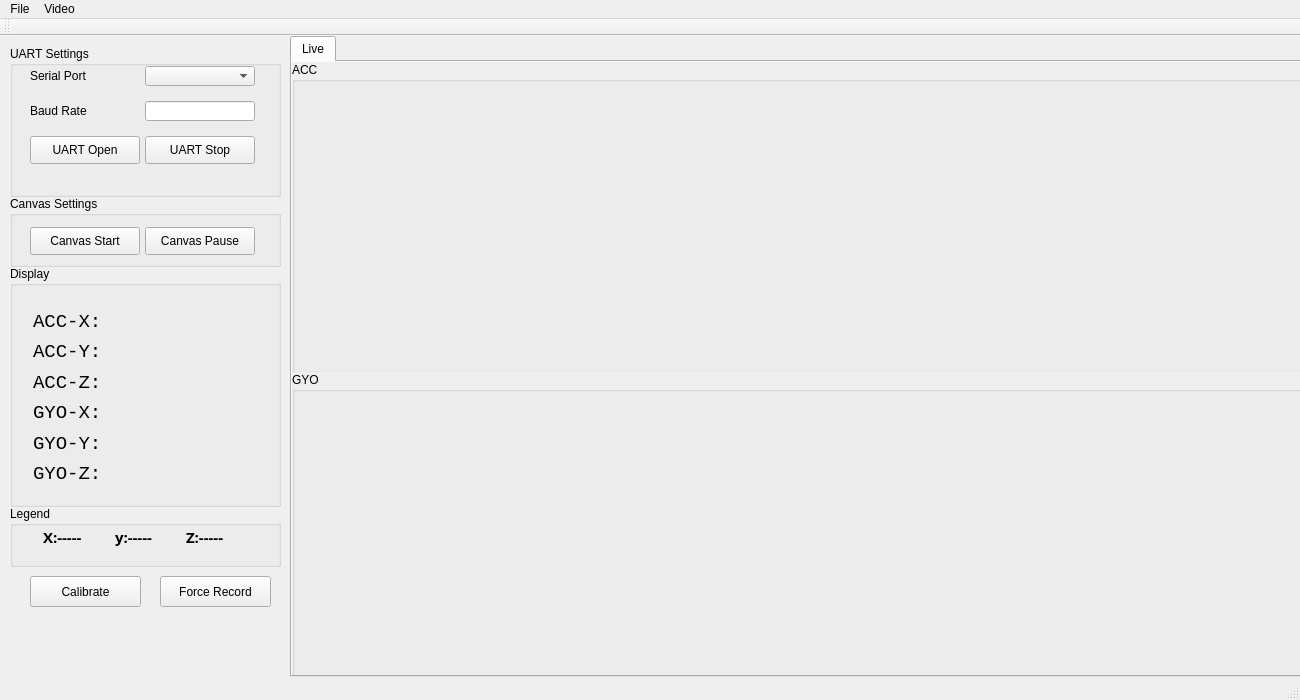
<?xml version="1.0" encoding="UTF-8"?>
<ui version="4.0">
 <class>MainWindow</class>
 <widget class="QMainWindow" name="MainWindow">
  <property name="windowModality">
   <enum>Qt::WindowModal</enum>
  </property>
  <property name="enabled">
   <bool>true</bool>
  </property>
  <property name="geometry">
   <rect>
    <x>0</x>
    <y>0</y>
    <width>1300</width>
    <height>700</height>
   </rect>
  </property>
  <property name="sizePolicy">
   <sizepolicy hsizetype="Fixed" vsizetype="Fixed">
    <horstretch>0</horstretch>
    <verstretch>0</verstretch>
   </sizepolicy>
  </property>
  <property name="cursor">
   <cursorShape>ArrowCursor</cursorShape>
  </property>
  <property name="acceptDrops">
   <bool>true</bool>
  </property>
  <property name="windowTitle">
   <string>小虾米</string>
  </property>
  <property name="windowIcon">
   <iconset>
    <normaloff>icons/form.png</normaloff>icons/form.png</iconset>
  </property>
  <property name="animated">
   <bool>false</bool>
  </property>
  <property name="tabShape">
   <enum>QTabWidget::Triangular</enum>
  </property>
  <widget class="QWidget" name="centralWidget">
   <widget class="QGroupBox" name="settings_groupBox">
    <property name="geometry">
     <rect>
      <x>10</x>
      <y>10</y>
      <width>271</width>
      <height>151</height>
     </rect>
    </property>
    <property name="title">
     <string>UART Settings</string>
    </property>
    <widget class="QWidget" name="layoutWidget">
     <property name="geometry">
      <rect>
       <x>10</x>
       <y>20</y>
       <width>241</width>
       <height>121</height>
      </rect>
     </property>
     <layout class="QGridLayout" name="gridLayout_2">
      <property name="sizeConstraint">
       <enum>QLayout::SetFixedSize</enum>
      </property>
      <property name="leftMargin">
       <number>10</number>
      </property>
      <property name="topMargin">
       <number>0</number>
      </property>
      <property name="rightMargin">
       <number>0</number>
      </property>
      <property name="bottomMargin">
       <number>0</number>
      </property>
      <property name="horizontalSpacing">
       <number>5</number>
      </property>
      <property name="verticalSpacing">
       <number>15</number>
      </property>
      <item row="1" column="1">
       <widget class="QLineEdit" name="BaudRate_lineEdit">
        <property name="maximumSize">
         <size>
          <width>110</width>
          <height>20</height>
         </size>
        </property>
       </widget>
      </item>
      <item row="0" column="1">
       <widget class="QComboBox" name="Port_num_comboBox">
        <property name="minimumSize">
         <size>
          <width>110</width>
          <height>0</height>
         </size>
        </property>
        <property name="maximumSize">
         <size>
          <width>110</width>
          <height>20</height>
         </size>
        </property>
       </widget>
      </item>
      <item row="2" column="0">
       <widget class="QPushButton" name="open_pushButton">
        <property name="minimumSize">
         <size>
          <width>110</width>
          <height>28</height>
         </size>
        </property>
        <property name="maximumSize">
         <size>
          <width>110</width>
          <height>28</height>
         </size>
        </property>
        <property name="text">
         <string>UART Open</string>
        </property>
       </widget>
      </item>
      <item row="2" column="1">
       <widget class="QPushButton" name="stop_pushButton">
        <property name="minimumSize">
         <size>
          <width>110</width>
          <height>28</height>
         </size>
        </property>
        <property name="maximumSize">
         <size>
          <width>110</width>
          <height>28</height>
         </size>
        </property>
        <property name="text">
         <string>UART Stop</string>
        </property>
       </widget>
      </item>
      <item row="1" column="0">
       <widget class="QLabel" name="HOSI_IP_Label">
        <property name="text">
         <string>Baud Rate</string>
        </property>
       </widget>
      </item>
      <item row="0" column="0">
       <widget class="QLabel" name="socket_type_label">
        <property name="text">
         <string>Serial Port</string>
        </property>
       </widget>
      </item>
     </layout>
    </widget>
   </widget>
   <widget class="QGroupBox" name="groupBox">
    <property name="geometry">
     <rect>
      <x>10</x>
      <y>230</y>
      <width>271</width>
      <height>241</height>
     </rect>
    </property>
    <property name="title">
     <string>Display</string>
    </property>
    <widget class="QWidget" name="layoutWidget">
     <property name="geometry">
      <rect>
       <x>12</x>
       <y>32</y>
       <width>231</width>
       <height>199</height>
      </rect>
     </property>
     <layout class="QGridLayout" name="gridLayout">
      <item row="0" column="0">
       <widget class="QLabel" name="label">
        <property name="font">
         <font>
          <family>Courier New</family>
          <pointsize>14</pointsize>
         </font>
        </property>
        <property name="text">
         <string>ACC-X:</string>
        </property>
       </widget>
      </item>
      <item row="0" column="1">
       <widget class="QLabel" name="acc_x_Label">
        <property name="font">
         <font>
          <family>Arial</family>
          <pointsize>14</pointsize>
          <italic>false</italic>
         </font>
        </property>
        <property name="text">
         <string/>
        </property>
       </widget>
      </item>
      <item row="1" column="0">
       <widget class="QLabel" name="label_2">
        <property name="font">
         <font>
          <family>Courier New</family>
          <pointsize>14</pointsize>
         </font>
        </property>
        <property name="text">
         <string>ACC-Y:</string>
        </property>
       </widget>
      </item>
      <item row="1" column="1">
       <widget class="QLabel" name="acc_y_Label">
        <property name="font">
         <font>
          <family>Arial</family>
          <pointsize>14</pointsize>
          <italic>false</italic>
         </font>
        </property>
        <property name="text">
         <string/>
        </property>
       </widget>
      </item>
      <item row="2" column="0">
       <widget class="QLabel" name="label_3">
        <property name="font">
         <font>
          <family>Courier New</family>
          <pointsize>14</pointsize>
         </font>
        </property>
        <property name="text">
         <string>ACC-Z:</string>
        </property>
       </widget>
      </item>
      <item row="2" column="1">
       <widget class="QLabel" name="acc_z_Label">
        <property name="font">
         <font>
          <family>Arial</family>
          <pointsize>14</pointsize>
          <italic>false</italic>
         </font>
        </property>
        <property name="text">
         <string/>
        </property>
       </widget>
      </item>
      <item row="3" column="0">
       <widget class="QLabel" name="label_4">
        <property name="font">
         <font>
          <family>Courier New</family>
          <pointsize>14</pointsize>
         </font>
        </property>
        <property name="text">
         <string>GYO-X:</string>
        </property>
       </widget>
      </item>
      <item row="3" column="1">
       <widget class="QLabel" name="gyo_x_Label">
        <property name="font">
         <font>
          <family>Arial</family>
          <pointsize>14</pointsize>
          <italic>false</italic>
         </font>
        </property>
        <property name="text">
         <string/>
        </property>
       </widget>
      </item>
      <item row="4" column="0">
       <widget class="QLabel" name="label_5">
        <property name="font">
         <font>
          <family>Courier New</family>
          <pointsize>14</pointsize>
         </font>
        </property>
        <property name="text">
         <string>GYO-Y:</string>
        </property>
       </widget>
      </item>
      <item row="4" column="1">
       <widget class="QLabel" name="gyo_y_Label">
        <property name="font">
         <font>
          <family>Arial</family>
          <pointsize>14</pointsize>
          <italic>false</italic>
         </font>
        </property>
        <property name="text">
         <string/>
        </property>
       </widget>
      </item>
      <item row="5" column="0">
       <widget class="QLabel" name="label_6">
        <property name="font">
         <font>
          <family>Courier New</family>
          <pointsize>14</pointsize>
         </font>
        </property>
        <property name="text">
         <string>GYO-Z:</string>
        </property>
       </widget>
      </item>
      <item row="5" column="1">
       <widget class="QLabel" name="gyo_z_Label">
        <property name="font">
         <font>
          <family>Arial</family>
          <pointsize>14</pointsize>
          <italic>false</italic>
         </font>
        </property>
        <property name="text">
         <string/>
        </property>
       </widget>
      </item>
     </layout>
    </widget>
   </widget>
   <widget class="QGroupBox" name="groupBox_4">
    <property name="geometry">
     <rect>
      <x>10</x>
      <y>160</y>
      <width>271</width>
      <height>71</height>
     </rect>
    </property>
    <property name="title">
     <string>Canvas Settings</string>
    </property>
    <widget class="QWidget" name="layoutWidget">
     <property name="geometry">
      <rect>
       <x>10</x>
       <y>20</y>
       <width>236</width>
       <height>41</height>
      </rect>
     </property>
     <layout class="QGridLayout" name="gridLayout_3">
      <property name="sizeConstraint">
       <enum>QLayout::SetFixedSize</enum>
      </property>
      <property name="leftMargin">
       <number>10</number>
      </property>
      <property name="horizontalSpacing">
       <number>5</number>
      </property>
      <property name="verticalSpacing">
       <number>15</number>
      </property>
      <item row="0" column="1">
       <widget class="QPushButton" name="canvas_pause_pushButton">
        <property name="minimumSize">
         <size>
          <width>110</width>
          <height>28</height>
         </size>
        </property>
        <property name="maximumSize">
         <size>
          <width>110</width>
          <height>28</height>
         </size>
        </property>
        <property name="text">
         <string>Canvas Pause</string>
        </property>
       </widget>
      </item>
      <item row="0" column="0">
       <widget class="QPushButton" name="canvas_start_pushButton">
        <property name="minimumSize">
         <size>
          <width>110</width>
          <height>28</height>
         </size>
        </property>
        <property name="maximumSize">
         <size>
          <width>110</width>
          <height>28</height>
         </size>
        </property>
        <property name="text">
         <string>Canvas Start</string>
        </property>
       </widget>
      </item>
     </layout>
    </widget>
   </widget>
   <widget class="QTabWidget" name="tabWidget">
    <property name="geometry">
     <rect>
      <x>290</x>
      <y>0</y>
      <width>1301</width>
      <height>641</height>
     </rect>
    </property>
    <property name="contextMenuPolicy">
     <enum>Qt::NoContextMenu</enum>
    </property>
    <property name="autoFillBackground">
     <bool>true</bool>
    </property>
    <property name="currentIndex">
     <number>0</number>
    </property>
    <widget class="QWidget" name="tab_1">
     <attribute name="title">
      <string>Live</string>
     </attribute>
     <widget class="QGroupBox" name="acc_groupBox">
      <property name="geometry">
       <rect>
        <x>0</x>
        <y>0</y>
        <width>1011</width>
        <height>311</height>
       </rect>
      </property>
      <property name="cursor">
       <cursorShape>CrossCursor</cursorShape>
      </property>
      <property name="autoFillBackground">
       <bool>true</bool>
      </property>
      <property name="title">
       <string>ACC</string>
      </property>
     </widget>
     <widget class="QGroupBox" name="gyo_groupBox">
      <property name="geometry">
       <rect>
        <x>0</x>
        <y>310</y>
        <width>1011</width>
        <height>311</height>
       </rect>
      </property>
      <property name="cursor">
       <cursorShape>CrossCursor</cursorShape>
      </property>
      <property name="autoFillBackground">
       <bool>true</bool>
      </property>
      <property name="title">
       <string>GYO</string>
      </property>
     </widget>
    </widget>
   </widget>
   <widget class="QPushButton" name="recordButton">
    <property name="geometry">
     <rect>
      <x>160</x>
      <y>540</y>
      <width>111</width>
      <height>31</height>
     </rect>
    </property>
    <property name="text">
     <string>Force Record</string>
    </property>
    <property name="shortcut">
     <string>Space</string>
    </property>
   </widget>
   <widget class="QGroupBox" name="groupBox_2">
    <property name="enabled">
     <bool>true</bool>
    </property>
    <property name="geometry">
     <rect>
      <x>10</x>
      <y>470</y>
      <width>271</width>
      <height>61</height>
     </rect>
    </property>
    <property name="title">
     <string>Legend</string>
    </property>
    <widget class="QWidget" name="layoutWidget">
     <property name="geometry">
      <rect>
       <x>22</x>
       <y>10</y>
       <width>231</width>
       <height>41</height>
      </rect>
     </property>
     <layout class="QGridLayout" name="gridLayout_4">
      <item row="0" column="0">
       <widget class="QLabel" name="x_legend_label">
        <property name="font">
         <font>
          <family>Yu Gothic UI Semibold</family>
          <pointsize>11</pointsize>
          <weight>75</weight>
          <italic>false</italic>
          <bold>true</bold>
         </font>
        </property>
        <property name="mouseTracking">
         <bool>false</bool>
        </property>
        <property name="text">
         <string>X:-----</string>
        </property>
        <property name="wordWrap">
         <bool>false</bool>
        </property>
        <property name="textInteractionFlags">
         <set>Qt::LinksAccessibleByMouse|Qt::TextEditable</set>
        </property>
       </widget>
      </item>
      <item row="0" column="1">
       <widget class="QLabel" name="y_legend_label">
        <property name="font">
         <font>
          <family>Yu Gothic UI Semibold</family>
          <pointsize>11</pointsize>
          <weight>75</weight>
          <italic>false</italic>
          <bold>true</bold>
         </font>
        </property>
        <property name="mouseTracking">
         <bool>false</bool>
        </property>
        <property name="text">
         <string>y:-----</string>
        </property>
        <property name="wordWrap">
         <bool>false</bool>
        </property>
        <property name="textInteractionFlags">
         <set>Qt::LinksAccessibleByMouse|Qt::TextEditable</set>
        </property>
       </widget>
      </item>
      <item row="0" column="2">
       <widget class="QLabel" name="z_legend_label">
        <property name="font">
         <font>
          <family>Yu Gothic UI Semibold</family>
          <pointsize>11</pointsize>
          <weight>75</weight>
          <italic>false</italic>
          <bold>true</bold>
         </font>
        </property>
        <property name="mouseTracking">
         <bool>false</bool>
        </property>
        <property name="text">
         <string>Z:-----</string>
        </property>
        <property name="wordWrap">
         <bool>false</bool>
        </property>
        <property name="textInteractionFlags">
         <set>Qt::LinksAccessibleByMouse|Qt::TextEditable</set>
        </property>
       </widget>
      </item>
     </layout>
    </widget>
   </widget>
   <widget class="QPushButton" name="calibrateButton">
    <property name="geometry">
     <rect>
      <x>30</x>
      <y>540</y>
      <width>111</width>
      <height>31</height>
     </rect>
    </property>
    <property name="text">
     <string>Calibrate</string>
    </property>
   </widget>
  </widget>
  <widget class="QMenuBar" name="menuBar">
   <property name="geometry">
    <rect>
     <x>0</x>
     <y>0</y>
     <width>1300</width>
     <height>23</height>
    </rect>
   </property>
   <widget class="QMenu" name="menuFile">
    <property name="title">
     <string>File</string>
    </property>
    <addaction name="actionExit"/>
    <addaction name="actionUpdate_uart_port"/>
   </widget>
   <widget class="QMenu" name="menuVideo">
    <property name="title">
     <string>Video</string>
    </property>
   </widget>
   <addaction name="menuFile"/>
   <addaction name="menuVideo"/>
  </widget>
  <widget class="QToolBar" name="mainToolBar">
   <attribute name="toolBarArea">
    <enum>TopToolBarArea</enum>
   </attribute>
   <attribute name="toolBarBreak">
    <bool>false</bool>
   </attribute>
  </widget>
  <widget class="QStatusBar" name="statusBar"/>
  <action name="actionExit">
   <property name="icon">
    <iconset>
     <normaloff>icons/exit.png</normaloff>icons/exit.png</iconset>
   </property>
   <property name="text">
    <string>Exit</string>
   </property>
  </action>
  <action name="actionUpdate_uart_port">
   <property name="text">
    <string>update uart port</string>
   </property>
   <property name="shortcut">
    <string>F5</string>
   </property>
  </action>
 </widget>
 <layoutdefault spacing="6" margin="11"/>
 <tabstops>
  <tabstop>Port_num_comboBox</tabstop>
  <tabstop>BaudRate_lineEdit</tabstop>
  <tabstop>open_pushButton</tabstop>
  <tabstop>stop_pushButton</tabstop>
 </tabstops>
 <resources/>
 <connections/>
 <slots>
  <slot>onStateChanged(int)</slot>
 </slots>
</ui>
